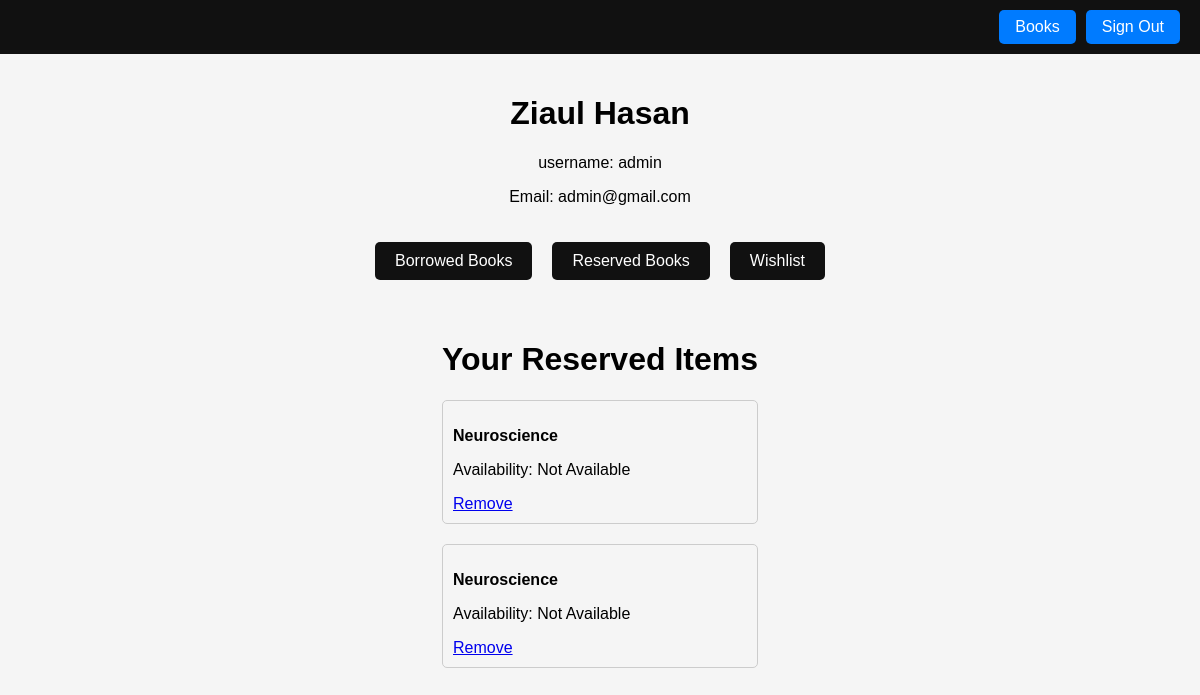
The page /reserved (signed in) on the database as committed earlier.
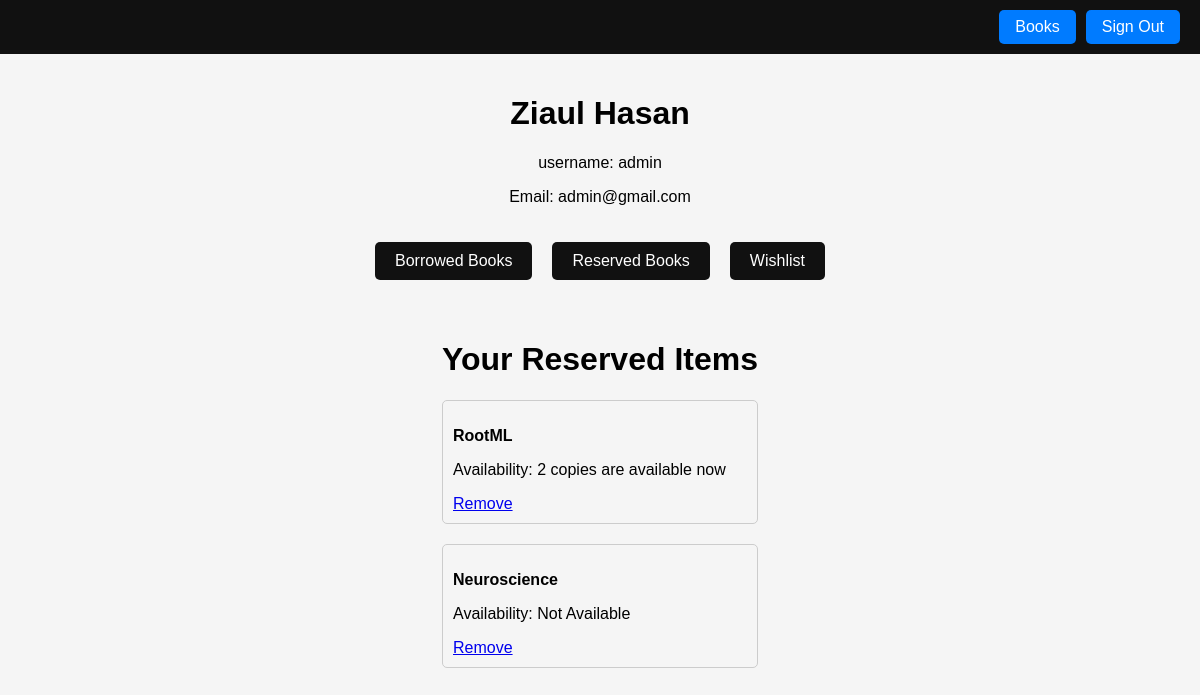
The same page on the database as committed later.
### library/models.py (models this page shows, shortened)
class Reserved(models.Model):
    book = models.ForeignKey(Book, on_delete=models.CASCADE)
    user = models.ForeignKey(User, on_delete=models.CASCADE)
    borrow_date = models.DateField()

class Book(models.Model):
    title = models.CharField(max_length=200)
    author = models.CharField(max_length=100)
    ISBN = models.CharField(max_length=13, unique=True)
    publication_date = models.DateField()
    genre = models.CharField(max_length=100)
    availability_status = models.BooleanField(default=True)
    num_books_available = models.PositiveIntegerField(default=1)

### library/views.py (the view)
# urls.py: path('reserved', views.reserved, name='reserved'),
def reserved(request):
    if not request.user.is_authenticated:
        return HttpResponseRedirect(reverse("signup"))
    user = request.user  # Get the currently logged-in user
    reserved_items = Reserved.objects.filter(user=user)
    context = {
        'reserved_items': reserved_items
    }
    return render(request, 'library/7reserved.html', context)

### library/templates/library/7reserved.html
{% extends 'library/4profile.html' %}
{% block div %}
<div>
    <h1>Your Reserved Items</h1>
{% for item in reserved_items %}
    <div class="borrowed-item">
        <p class="book-title">{{ item.book.title }}</p>
            {%if item.book.num_books_available%}
            <p>Availability: {{item.book.num_books_available}} copies are available now</p>
            {%else%}
            <p>Availability: Not Available</p>
            {%endif%}
        <a href="{% url 'remove_reserve' item.id %}">Remove</a>
    </div>
{% empty %}
    <p>You haven't reserved any items.</p>
{% endfor %}
{% endblock %}

Rows that differ between the two databases and show on the page:
removed Reserved: book "Neuroscience", shows "Availability: Not Available"
added Reserved: book "RootML", book.num_books_available "2"
